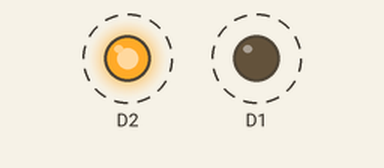
Bench run of a sketch on a simulated ESP8266 (NodeMCU). Parts: output pins drawn as LEDs (lit = HIGH). Dashed ring = blinking.

Above: at 0.5 s.
Timing chart, 0 to 4.6 s (numbered marks = the images above):
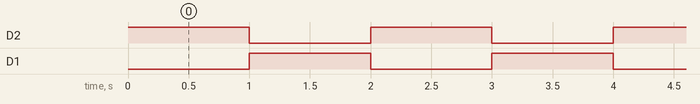

Measured:
- by itself, D2, D1: alternates HIGH for 1.0 s and LOW for 1.0 s

The sketch:

test_den.ino
```cpp
void setup() {
  Serial.begin(115200);
  pinMode(D2, OUTPUT);
  pinMode(D1, OUTPUT);
}

void loop() {
  digitalWrite(D2, HIGH);
  digitalWrite(D1, LOW);
  delay(1000);

  digitalWrite(D2, LOW);
  digitalWrite(D1, HIGH);
  delay(1000);
}
```
